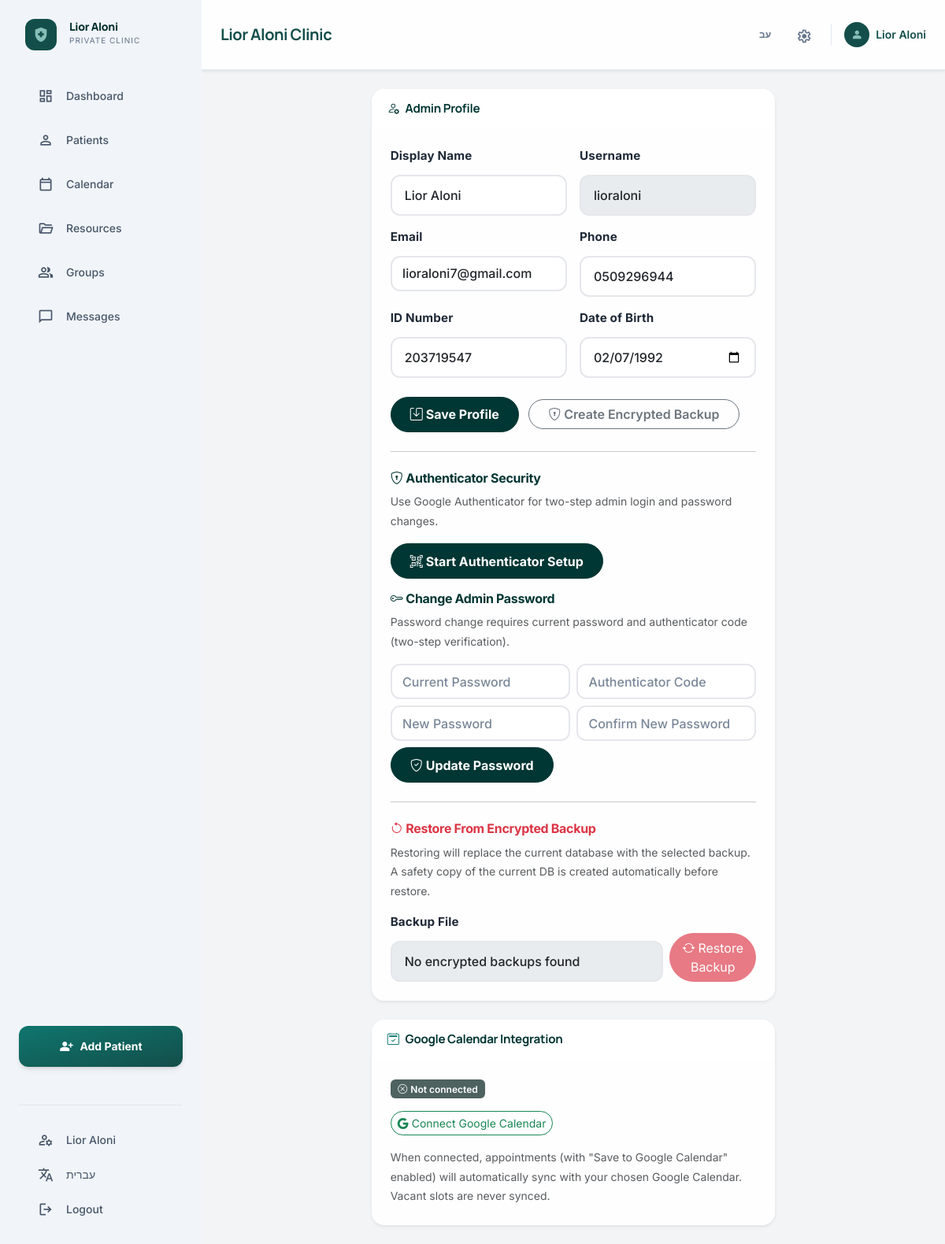
Before: /admin/profile (signed in) with the older database file.
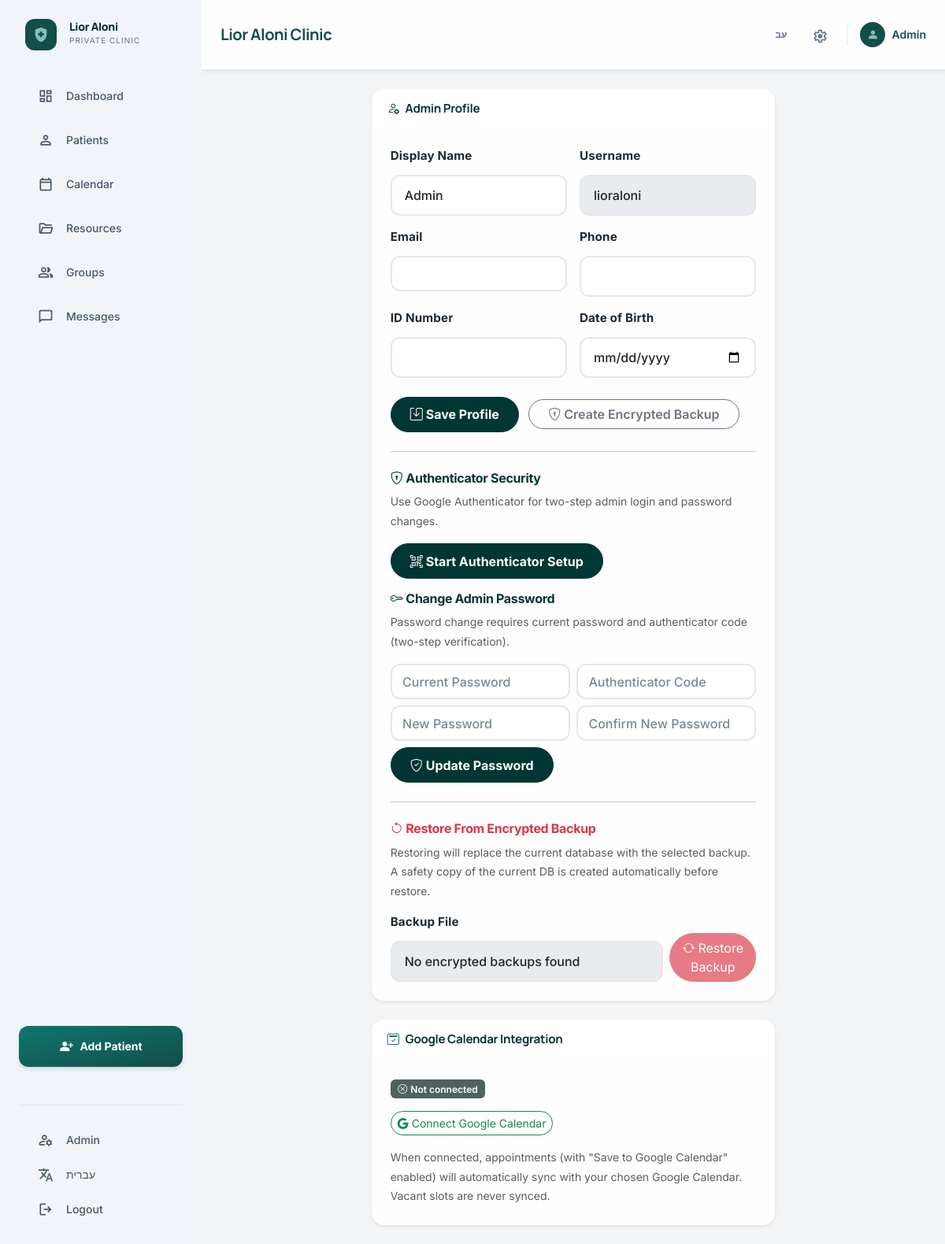
After: the same page with the newer database file.
### tables this page shows
CREATE TABLE users (
    id INTEGER PRIMARY KEY AUTOINCREMENT,
    username TEXT NOT NULL UNIQUE,
    display_name TEXT,
    password_hash TEXT NOT NULL,
    role TEXT NOT NULL CHECK(role IN ('admin', 'patient')),
    totp_secret TEXT,
    totp_enabled BOOLEAN DEFAULT 0,
    force_password_change BOOLEAN DEFAULT 0,
    email TEXT,
    phone TEXT,
    id_number TEXT,
    birth_date DATE,
    patient_id INTEGER,
    is_active BOOLEAN DEFAULT 1,
    created_at TIMESTAMP DEFAULT CURRENT_TIMESTAMP,
    FOREIGN KEY (patient_id) REFERENCES patients (id)
);

### app.py (the view, shortened to what this page needs)
@app.route('/admin/profile', methods=['GET', 'POST'])
@login_required
def admin_profile():
    if current_user.role != 'admin':
        return "Unauthorized", 403
    db = get_db()
    admin = db.execute('SELECT * FROM users WHERE id = ?', (current_user.id,)).fetchone()
    if admin is None:
        return "Admin not found", 404
    backup_files = list_encrypted_backups()
    pending_secret = session.get('pending_totp_secret')
    totp_uri = _admin_totp_uri(admin, pending_secret) if pending_secret else None
    return render_template(
        'admin_profile.html',
        admin=admin,
        backup_files=backup_files,
        pending_totp_secret=pending_secret,
        totp_uri=totp_uri,
        totp_qr_url=f"https://api.qrserver.com/v1/create-qr-code/?size=220x220&data={quote(totp_uri)}" if totp_uri else None
    )

### app.py (called while the page is built, shortened)
@app.context_processor
def inject_translations():
    def t(text):
        if session.get('lang') == 'he':
            return HEBREW_TRANSLATIONS.get(text, text)
        return text
    ui_density = (session.get('ui_density') or 'balanced').strip().lower()
    if ui_density not in {'compact', 'balanced', 'large'}:
        ui_density = 'balanced'
    return dict(t=t, lang=session.get('lang', 'en'), ui_density=ui_density)

@app.context_processor
def inject_global_vars():
    unread_messages = 0
    if current_user.is_authenticated:
        db = get_db()
        unread_messages = db.execute(
            'SELECT COUNT(*) as count FROM messages WHERE recipient_id = ? AND is_read = 0',
            (current_user.id,)
        ).fetchone()['count']
    return dict(unread_messages=unread_messages)

@app.before_request
def routine_backup_guard():
    if request.path.startswith('/static/'):
        return
    if app.config.get('TESTING'):
        return
    import os
    import time
    db_path = app.config.get('DATABASE_PATH') or app.config.get('DATABASE', DATABASE)
    if not db_path or not os.path.exists(db_path):
        return

### templates/admin_profile.html (shortened to what the changed rows need)
{% extends 'layout.html' %}
{% block content %}
<div class="row justify-content-center">
    <div class="col-lg-7">
        <div class="card border-0 shadow-sm rounded-4">
            <div class="card-body p-4">
                <form method="post">
                    <div class="row g-3">
                        <div class="col-md-6">
                            <label class="form-label fw-bold small">{{ t('Display Name') }}</label>
                            <input class="form-control" name="display_name" value="{{ admin['display_name'] or admin['username'] }}" required>
                        </div>
                        <div class="col-md-6">
                            <label class="form-label fw-bold small">{{ t('Username') }}</label>
                            <input class="form-control" value="{{ admin['username'] }}" disabled>
                        </div>
                        <div class="col-md-6">
                            <label class="form-label fw-bold small">{{ t('Email') }}</label>
                            <input type="email" class="form-control" name="email" value="{{ admin['email'] or '' }}">
                        </div>
                        <div class="col-md-6">
                            <label class="form-label fw-bold small">{{ t('Phone') }}</label>
                            <input class="form-control" name="phone" value="{{ admin['phone'] or '' }}">
                        </div>
                        <div class="col-md-6">
                            <label class="form-label fw-bold small">{{ t('ID Number') }}</label>
                            <input class="form-control" name="id_number" value="{{ admin['id_number'] or '' }}">
                        </div>
                        <div class="col-md-6">
                            <label class="form-label fw-bold small">{{ t('Date of Birth') }}</label>
                            <input type="date" class="form-control" name="birth_date" value="{{ admin['birth_date'] or '' }}">
                        </div>
                    </div>
                </form>
            </div>
        </div>
    </div>
</div>
{% endblock %}

### templates/layout.html (shortened to what the changed rows need)
<!doctype html>
<html lang="{{ lang }}" data-density="{{ ui_density or 'balanced' }}" {% if lang == 'he' %}dir="rtl"{% endif %}>
<head>
    {% if lang == 'he' %}
    <link rel="stylesheet" href="https://cdn.jsdelivr.net/npm/bootstrap@5.3.3/dist/css/bootstrap.rtl.min.css">
    {% else %}
    <link href="https://cdn.jsdelivr.net/npm/bootstrap@5.3.3/dist/css/bootstrap.min.css" rel="stylesheet">
    {% endif %}
    <link rel="stylesheet" href="https://cdn.jsdelivr.net/npm/bootstrap-icons@1.11.3/font/bootstrap-icons.min.css">
    <script src="https://cdn.tailwindcss.com"></script>
    <link rel="stylesheet" href="{{ url_for('static', filename='style.css') }}">
</head>
<body class="bg-[#f2f4f6] text-[#191c1e]" data-endpoint="{{ request.endpoint or '' }}">
{% if current_user.is_authenticated and current_user.role == 'admin' %}
<div class="flex h-screen overflow-hidden">
    <aside id="adminSidebar" class="h-screen w-64 flex-shrink-0 bg-slate-100 flex flex-col p-4 z-40 overflow-y-auto
        fixed lg:static top-0 {% if lang == 'he' %}right-0{% else %}left-0{% endif %} -translate-x-full lg:translate-x-0 transition-transform duration-300">
        <div class="flex items-center gap-3 mb-8 px-2 flex-shrink-0">
            <div class="w-10 h-10 rounded-xl bg-[#134e4a] flex items-center justify-center flex-shrink-0">
                <span class="material-symbols-outlined text-[#87beb8] ms-fill" style="font-size:22px">health_and_safety</span>
            </div>
            <div class="min-w-0">
                <h1 class="font-black text-teal-950 leading-none text-sm truncate">{% if lang == 'he' %}ליאור אלוני{% else %}Lior Aloni{% endif %}</h1>
                <p class="text-[10px] text-slate-500 uppercase tracking-widest mt-0.5">{% if lang == 'he' %}קליניקה פרטית{% else %}Private Clinic{% endif %}</p>
            </div>
        </div>
        <nav class="flex-1 space-y-1">
            {% set endpoint_name = request.endpoint or '' %}
            {% macro nav_link(target, icon, label) %}
            <a href="{{ url_for(target) }}"
               class="flex items-center gap-3 rounded-xl px-4 py-3 font-medium text-sm transition-all duration-200 active:scale-95 {% if endpoint_name == target %}sidebar-link-active{% else %}text-slate-600 hover:bg-slate-200 hover:text-teal-800{% endif %}">
                <span class="material-symbols-outlined {% if endpoint_name == target %}ms-fill{% endif %}" style="font-size:20px">{{ icon }}</span>
                <span>{{ label }}</span>
            </a>
            {% endmacro %}
            {{ nav_link('admin_dashboard',  'dashboard',      t('Dashboard')) }}
            {{ nav_link('crm_dashboard',    'person',         t('Patients')) }}
            {{ nav_link('weekly_calendar',  'calendar_today', t('Calendar')) }}
            {{ nav_link('manage_resources', 'folder_open',    t('Resources')) }}
            {{ nav_link('groups_dashboard', 'group',          t('Groups')) }}
            <a href="#"
               class="flex items-center gap-3 rounded-xl px-4 py-3 font-medium text-sm transition-all duration-200 text-slate-600 hover:bg-slate-200 hover:text-teal-800 active:scale-95"
               data-bs-toggle="offcanvas" data-bs-target="#messagesOffcanvas" aria-controls="messagesOffcanvas">
                <span class="material-symbols-outlined" style="font-size:20px">chat_bubble</span>
                <span>{{ t('Messages') }}</span>
            </a>
        </nav>
        <a href="{{ url_for('add_patient') }}"
           class="mt-4 mb-5 flex items-center justify-center gap-2 bg-gradient-to-br from-teal-700 to-teal-900 text-white py-3 px-4 rounded-xl font-bold text-sm shadow-md hover:opacity-90 transition-opacity flex-shrink-0">
            <span class="material-symbols-outlined ms-fill" style="font-size:18px">person_add</span>
            <span>{{ t('Add Patient') }}</span>
        </a>
        <div class="border-t border-slate-200 pt-4 space-y-1 flex-shrink-0">
            <a href="{{ url_for('admin_profile') }}"
               class="flex items-center gap-3 text-slate-600 hover:bg-slate-200 rounded-xl px-4 py-2.5 transition-all duration-200 text-sm font-medium">
                <span class="material-symbols-outlined" style="font-size:20px">manage_accounts</span>
                <span class="truncate">{{ current_user.display_name or current_user.username }}</span>
            </a>
            <a href="{{ url_for('set_lang', lang='he' if lang == 'en' else 'en') }}"
               class="flex items-center gap-3 text-slate-600 hover:bg-slate-200 rounded-xl px-4 py-2.5 transition-all duration-200 text-sm font-medium">
                <span class="material-symbols-outlined" style="font-size:20px">translate</span>
                <span>{% if lang == 'en' %}עברית{% else %}English{% endif %}</span>
            </a>
            <a href="{{ url_for('logout') }}"
               class="flex items-center gap-3 text-slate-600 hover:bg-slate-200 rounded-xl px-4 py-2.5 transition-all duration-200 text-sm font-medium">
                <span class="material-symbols-outlined" style="font-size:20px">logout</span>
                <span>{{ t('Logout') }}</span>
            </a>
        </div>
    </aside>
    <div class="flex-1 flex flex-col min-w-0 overflow-hidden">
        <header class="bg-white/90 backdrop-blur-md border-b border-slate-200 flex justify-between items-center px-6 py-4 flex-shrink-0 z-30 shadow-sm">
            <div class="flex items-center gap-4">
                <h2 class="text-xl font-bold text-teal-900 font-headline tracking-tight">
                    {% block page_title %}{% if lang == 'he' %}ליאור אלוני{% else %}Lior Aloni Clinic{% endif %}{% endblock %}
                </h2>
            </div>
            <div class="flex items-center gap-3">
                <a href="{{ url_for('set_lang', lang='he' if lang == 'en' else 'en') }}"
                   class="p-2 text-slate-500 hover:text-teal-700 hover:bg-slate-100 rounded-lg transition-colors text-xs font-bold leading-none">
                    {% if lang == 'en' %}עב{% else %}EN{% endif %}
                </a>
                <a href="{{ url_for('admin_profile') }}"
                   class="p-2 text-slate-500 hover:text-teal-700 hover:bg-slate-100 rounded-lg transition-colors">
                    <span class="material-symbols-outlined" style="font-size:20px">settings</span>
                </a>
                <div class="flex items-center gap-2">
                    <div class="w-8 h-8 rounded-full bg-[#134e4a] flex items-center justify-center flex-shrink-0">
                        <span class="material-symbols-outlined text-[#87beb8] ms-fill" style="font-size:16px">person</span>
                    </div>
                    <span class="text-sm font-semibold text-teal-900 hidden md:block">{{ current_user.display_name or current_user.username }}</span>
                </div>
            </div>
        </header>
        <main class="flex-1 overflow-y-auto px-6 py-6 app-shell">
{% endif %}
{% block content %}{% endblock %}
{% if current_user.is_authenticated and current_user.role == 'admin' %}
        </main>
    </div>
</div>
{% elif current_user.is_authenticated and current_user.role == 'patient' %}
</main>
{% else %}
</main>
<footer class="py-6 border-t border-slate-200 text-center">
    <span class="text-slate-500 text-sm">© 2026 Private Psychotherapy Clinic. Calm operations for modern care.</span>
</footer>
{% endif %}
</body>
</html>

Changed rows visible on the page:
changed users "lioraloni": display_name "Lior Aloni" → "Admin"; email "lioraloni7@gmail.com" → (not shown); phone "0509296944" → (not shown); id_number "203719547" → (not shown); birth_date "02/07/1992" → (not shown)
